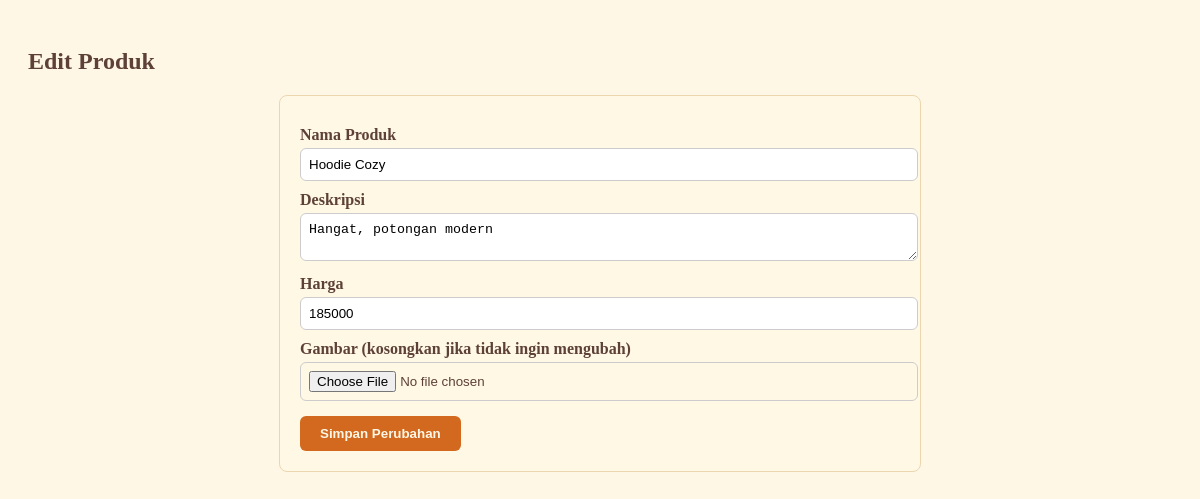
Page /edit_produk.php?id=3 on the committed database.
### tables this page shows
CREATE TABLE `produk` (
  `id` int(11) NOT NULL,
  `nama_produk` varchar(100) NOT NULL,
  `deskripsi` text NOT NULL,
  `harga` int(11) NOT NULL,
  `gambar` varchar(255) DEFAULT NULL
);

### edit_produk.php (the view, shortened to what this page needs)
<?php
include 'koneksi.php';
$id = $_GET['id'];
$result = $conn->query("SELECT * FROM produk WHERE id=$id");
$produk = $result->fetch_assoc();
?>
<!DOCTYPE html>
<html lang="id">
<head>
</head>
<body>
<h2>Edit Produk</h2>
<form action="update_produk.php" method="POST" enctype="multipart/form-data">
  <label>Nama Produk</label>
  <input type="text" name="nama_produk" value="<?php echo $produk['nama_produk']; ?>" required>
  <label>Deskripsi</label>
  <textarea name="deskripsi" required><?php echo $produk['deskripsi']; ?></textarea>
  <label>Harga</label>
  <input type="number" name="harga" value="<?php echo $produk['harga']; ?>" required>
  <label>Gambar (kosongkan jika tidak ingin mengubah)</label>
  <input type="file" name="gambar">
  <button type="submit">Simpan Perubahan</button>
</form>
</body>
</html>

### edit_produk.php (style rules this page uses)
body { font-family:Verdana; background:#FFF7E6; color:#5D4037; padding:20px; }
form { background:#FFF8E5; padding:20px; border:1px solid #EAD7B0; border-radius:8px; max-width:600px; margin:auto; }
label { display:block; margin-top:10px; font-weight:bold; }
input, textarea { width:100%; padding:8px; margin-top:4px; border:1px solid #CCC; border-radius:6px; }
button { margin-top:15px; padding:10px 20px; background:#D2691E; color:#FFF7E6; border:none; border-radius:6px; cursor:pointer; font-weight:bold; }

### rows in the picture
produk: nama_produk "Hoodie Cozy", deskripsi "Hangat, potongan modern", harga "185000"
